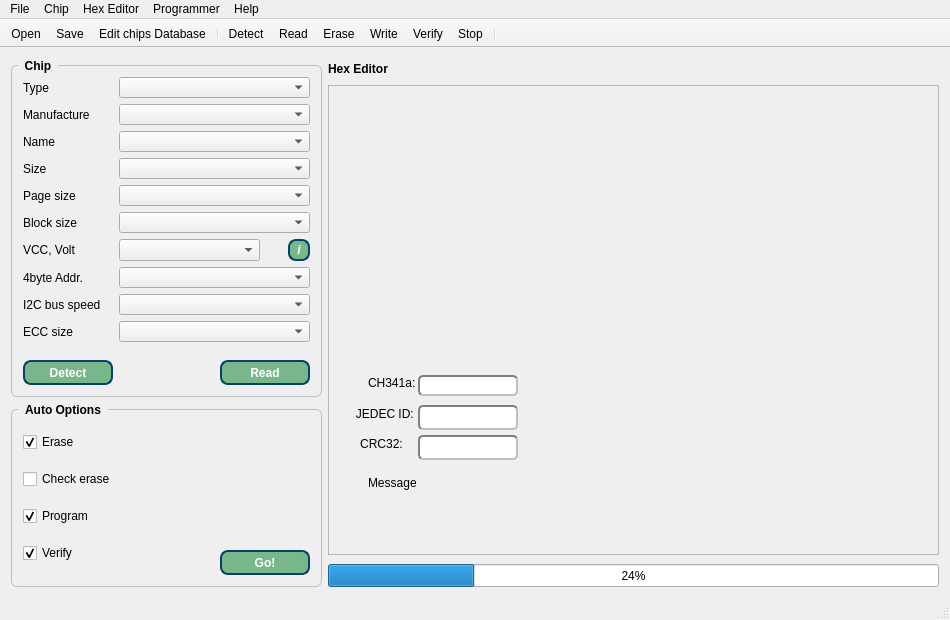
<?xml version="1.0" encoding="UTF-8"?>
<ui version="4.0">
 <class>MainWindow</class>
 <widget class="QMainWindow" name="MainWindow">
  <property name="geometry">
   <rect>
    <x>0</x>
    <y>0</y>
    <width>950</width>
    <height>620</height>
   </rect>
  </property>
  <property name="sizePolicy">
   <sizepolicy hsizetype="Fixed" vsizetype="Fixed">
    <horstretch>0</horstretch>
    <verstretch>0</verstretch>
   </sizepolicy>
  </property>
  <property name="minimumSize">
   <size>
    <width>900</width>
    <height>0</height>
   </size>
  </property>
  <property name="font">
   <font/>
  </property>
  <property name="windowTitle">
   <string>IMSProg - I2C/MicroWire/SPI CH341a Programmer</string>
  </property>
  <property name="windowIcon">
   <iconset resource="recource.qrc">
    <normaloff>:/res/img/write64.png</normaloff>:/res/img/write64.png</iconset>
  </property>
  <property name="styleSheet">
   <string notr="true"/>
  </property>
  <widget class="QWidget" name="centralWidget">
   <property name="sizePolicy">
    <sizepolicy hsizetype="Expanding" vsizetype="Expanding">
     <horstretch>0</horstretch>
     <verstretch>0</verstretch>
    </sizepolicy>
   </property>
   <layout class="QHBoxLayout" name="horizontalLayout_3">
    <item>
     <layout class="QVBoxLayout" name="verticalLayout_5">
      <item>
       <widget class="QGroupBox" name="groupBox">
        <property name="minimumSize">
         <size>
          <width>221</width>
          <height>91</height>
         </size>
        </property>
        <property name="maximumSize">
         <size>
          <width>400</width>
          <height>16777215</height>
         </size>
        </property>
        <property name="styleSheet">
         <string notr="true">QGroupBox {
    font: bold;
    border: 1px solid silver;
    border-radius: 6px;
    margin-top: 6px;
}

QGroupBox::title {
    subcontrol-origin: margin;
    left: 7px;
    padding: 0px 5px 0px 5px;
}</string>
        </property>
        <property name="title">
         <string>Chip</string>
        </property>
        <layout class="QFormLayout" name="formLayout">
         <item row="0" column="0">
          <widget class="QLabel" name="label">
           <property name="text">
            <string>Type</string>
           </property>
          </widget>
         </item>
         <item row="0" column="1">
          <widget class="QComboBox" name="comboBox_type">
           <property name="minimumSize">
            <size>
             <width>111</width>
             <height>21</height>
            </size>
           </property>
           <property name="maximumSize">
            <size>
             <width>250</width>
             <height>21</height>
            </size>
           </property>
           <property name="baseSize">
            <size>
             <width>150</width>
             <height>0</height>
            </size>
           </property>
           <property name="font">
            <font>
             <weight>75</weight>
             <bold>true</bold>
            </font>
           </property>
           <property name="styleSheet">
            <string notr="true"/>
           </property>
           <property name="sizeAdjustPolicy">
            <enum>QComboBox::AdjustToMinimumContentsLengthWithIcon</enum>
           </property>
           <property name="minimumContentsLength">
            <number>22</number>
           </property>
          </widget>
         </item>
         <item row="1" column="0">
          <widget class="QLabel" name="label_2">
           <property name="text">
            <string>Manufacture</string>
           </property>
          </widget>
         </item>
         <item row="1" column="1">
          <widget class="QComboBox" name="comboBox_man">
           <property name="minimumSize">
            <size>
             <width>111</width>
             <height>21</height>
            </size>
           </property>
           <property name="maximumSize">
            <size>
             <width>250</width>
             <height>21</height>
            </size>
           </property>
           <property name="baseSize">
            <size>
             <width>150</width>
             <height>0</height>
            </size>
           </property>
           <property name="font">
            <font>
             <weight>75</weight>
             <bold>true</bold>
            </font>
           </property>
           <property name="styleSheet">
            <string notr="true"/>
           </property>
           <property name="sizeAdjustPolicy">
            <enum>QComboBox::AdjustToMinimumContentsLengthWithIcon</enum>
           </property>
           <property name="minimumContentsLength">
            <number>22</number>
           </property>
          </widget>
         </item>
         <item row="2" column="0">
          <widget class="QLabel" name="label_3">
           <property name="text">
            <string>Name</string>
           </property>
          </widget>
         </item>
         <item row="2" column="1">
          <widget class="QComboBox" name="comboBox_name">
           <property name="minimumSize">
            <size>
             <width>111</width>
             <height>21</height>
            </size>
           </property>
           <property name="maximumSize">
            <size>
             <width>250</width>
             <height>21</height>
            </size>
           </property>
           <property name="font">
            <font>
             <weight>75</weight>
             <bold>true</bold>
            </font>
           </property>
           <property name="styleSheet">
            <string notr="true"/>
           </property>
           <property name="sizeAdjustPolicy">
            <enum>QComboBox::AdjustToMinimumContentsLengthWithIcon</enum>
           </property>
           <property name="minimumContentsLength">
            <number>22</number>
           </property>
          </widget>
         </item>
         <item row="3" column="0">
          <widget class="QLabel" name="label_4">
           <property name="text">
            <string>Size</string>
           </property>
          </widget>
         </item>
         <item row="3" column="1">
          <widget class="QComboBox" name="comboBox_size">
           <property name="minimumSize">
            <size>
             <width>111</width>
             <height>21</height>
            </size>
           </property>
           <property name="maximumSize">
            <size>
             <width>250</width>
             <height>21</height>
            </size>
           </property>
           <property name="font">
            <font>
             <weight>75</weight>
             <bold>true</bold>
            </font>
           </property>
           <property name="styleSheet">
            <string notr="true"/>
           </property>
           <property name="sizeAdjustPolicy">
            <enum>QComboBox::AdjustToMinimumContentsLengthWithIcon</enum>
           </property>
           <property name="minimumContentsLength">
            <number>22</number>
           </property>
          </widget>
         </item>
         <item row="4" column="0">
          <widget class="QLabel" name="label_5">
           <property name="text">
            <string>Page size</string>
           </property>
          </widget>
         </item>
         <item row="4" column="1">
          <widget class="QComboBox" name="comboBox_page">
           <property name="minimumSize">
            <size>
             <width>111</width>
             <height>21</height>
            </size>
           </property>
           <property name="maximumSize">
            <size>
             <width>250</width>
             <height>21</height>
            </size>
           </property>
           <property name="font">
            <font>
             <weight>75</weight>
             <bold>true</bold>
            </font>
           </property>
           <property name="styleSheet">
            <string notr="true"/>
           </property>
           <property name="sizeAdjustPolicy">
            <enum>QComboBox::AdjustToMinimumContentsLengthWithIcon</enum>
           </property>
           <property name="minimumContentsLength">
            <number>22</number>
           </property>
          </widget>
         </item>
         <item row="5" column="0">
          <widget class="QLabel" name="label_9">
           <property name="text">
            <string>Block size</string>
           </property>
          </widget>
         </item>
         <item row="5" column="1">
          <widget class="QComboBox" name="comboBox_block">
           <property name="minimumSize">
            <size>
             <width>111</width>
             <height>21</height>
            </size>
           </property>
           <property name="maximumSize">
            <size>
             <width>250</width>
             <height>21</height>
            </size>
           </property>
           <property name="font">
            <font>
             <weight>75</weight>
             <bold>true</bold>
            </font>
           </property>
           <property name="styleSheet">
            <string notr="true"/>
           </property>
           <property name="sizeAdjustPolicy">
            <enum>QComboBox::AdjustToMinimumContentsLengthWithIcon</enum>
           </property>
           <property name="minimumContentsLength">
            <number>22</number>
           </property>
          </widget>
         </item>
         <item row="6" column="0">
          <widget class="QLabel" name="label_6">
           <property name="text">
            <string>VCC, Volt</string>
           </property>
          </widget>
         </item>
         <item row="6" column="1">
          <layout class="QHBoxLayout" name="horizontalLayout_6">
           <property name="spacing">
            <number>28</number>
           </property>
           <property name="sizeConstraint">
            <enum>QLayout::SetDefaultConstraint</enum>
           </property>
           <property name="leftMargin">
            <number>0</number>
           </property>
           <property name="rightMargin">
            <number>0</number>
           </property>
           <property name="bottomMargin">
            <number>0</number>
           </property>
           <item>
            <widget class="QComboBox" name="comboBox_vcc">
             <property name="minimumSize">
              <size>
               <width>95</width>
               <height>22</height>
              </size>
             </property>
             <property name="maximumSize">
              <size>
               <width>185</width>
               <height>22</height>
              </size>
             </property>
             <property name="font">
              <font>
               <weight>75</weight>
               <italic>false</italic>
               <bold>true</bold>
               <stylestrategy>PreferDefault</stylestrategy>
              </font>
             </property>
             <property name="layoutDirection">
              <enum>Qt::LeftToRight</enum>
             </property>
             <property name="styleSheet">
              <string notr="true"/>
             </property>
             <property name="sizeAdjustPolicy">
              <enum>QComboBox::AdjustToMinimumContentsLengthWithIcon</enum>
             </property>
             <property name="minimumContentsLength">
              <number>18</number>
             </property>
            </widget>
           </item>
           <item>
            <widget class="QPushButton" name="pushButton_4">
             <property name="minimumSize">
              <size>
               <width>22</width>
               <height>22</height>
              </size>
             </property>
             <property name="maximumSize">
              <size>
               <width>22</width>
               <height>22</height>
              </size>
             </property>
             <property name="font">
              <font>
               <weight>75</weight>
               <italic>true</italic>
               <bold>true</bold>
              </font>
             </property>
             <property name="styleSheet">
              <string notr="true">QPushButton{
color: rgb(255, 255, 255);
background-color: rgb(120, 183, 140);
border-radius: 20px;
border: 2px solid #094065;border-radius:8px;font-weight:600;
}
QPushButton::pressed{background-color: rgb(115, 210, 22);}</string>
             </property>
             <property name="text">
              <string>i</string>
             </property>
            </widget>
           </item>
          </layout>
         </item>
         <item row="7" column="0">
          <widget class="QLabel" name="label_8">
           <property name="styleSheet">
            <string notr="true"/>
           </property>
           <property name="text">
            <string>4byte Addr.</string>
           </property>
          </widget>
         </item>
         <item row="7" column="1">
          <widget class="QComboBox" name="comboBox_addr4bit">
           <property name="minimumSize">
            <size>
             <width>111</width>
             <height>21</height>
            </size>
           </property>
           <property name="maximumSize">
            <size>
             <width>250</width>
             <height>21</height>
            </size>
           </property>
           <property name="font">
            <font>
             <weight>75</weight>
             <bold>true</bold>
            </font>
           </property>
           <property name="styleSheet">
            <string notr="true"/>
           </property>
           <property name="sizeAdjustPolicy">
            <enum>QComboBox::AdjustToMinimumContentsLengthWithIcon</enum>
           </property>
           <property name="minimumContentsLength">
            <number>22</number>
           </property>
          </widget>
         </item>
         <item row="8" column="0">
          <widget class="QLabel" name="label_10">
           <property name="text">
            <string>I2C bus speed</string>
           </property>
          </widget>
         </item>
         <item row="8" column="1">
          <widget class="QComboBox" name="comboBox_i2cSpeed">
           <property name="minimumSize">
            <size>
             <width>111</width>
             <height>21</height>
            </size>
           </property>
           <property name="maximumSize">
            <size>
             <width>250</width>
             <height>21</height>
            </size>
           </property>
           <property name="font">
            <font>
             <weight>75</weight>
             <bold>true</bold>
            </font>
           </property>
           <property name="sizeAdjustPolicy">
            <enum>QComboBox::AdjustToMinimumContentsLengthWithIcon</enum>
           </property>
           <property name="minimumContentsLength">
            <number>22</number>
           </property>
          </widget>
         </item>
         <item row="9" column="0">
          <widget class="QLabel" name="label_11">
           <property name="text">
            <string>ECC size</string>
           </property>
          </widget>
         </item>
         <item row="9" column="1">
          <widget class="QComboBox" name="comboBox_ECC">
           <property name="minimumSize">
            <size>
             <width>111</width>
             <height>21</height>
            </size>
           </property>
           <property name="maximumSize">
            <size>
             <width>250</width>
             <height>21</height>
            </size>
           </property>
           <property name="font">
            <font>
             <weight>75</weight>
             <bold>true</bold>
            </font>
           </property>
           <property name="sizeAdjustPolicy">
            <enum>QComboBox::AdjustToMinimumContentsLengthWithIcon</enum>
           </property>
           <property name="minimumContentsLength">
            <number>22</number>
           </property>
          </widget>
         </item>
         <item row="10" column="0">
          <spacer name="verticalSpacer_2">
           <property name="orientation">
            <enum>Qt::Vertical</enum>
           </property>
           <property name="sizeHint" stdset="0">
            <size>
             <width>20</width>
             <height>6</height>
            </size>
           </property>
          </spacer>
         </item>
         <item row="10" column="1">
          <spacer name="verticalSpacer_3">
           <property name="orientation">
            <enum>Qt::Vertical</enum>
           </property>
           <property name="sizeHint" stdset="0">
            <size>
             <width>127</width>
             <height>6</height>
            </size>
           </property>
          </spacer>
         </item>
         <item row="11" column="0">
          <widget class="QPushButton" name="pushButton_2">
           <property name="minimumSize">
            <size>
             <width>90</width>
             <height>25</height>
            </size>
           </property>
           <property name="styleSheet">
            <string notr="true">QPushButton{
color: rgb(255, 255, 255);
background-color: rgb(120, 183, 140);
border-radius: 20px;
border: 2px solid #094065;border-radius:8px;font-weight:600;
}
QPushButton::pressed{background-color: rgb(115, 210, 22);}</string>
           </property>
           <property name="text">
            <string>Detect</string>
           </property>
          </widget>
         </item>
         <item row="11" column="1">
          <layout class="QHBoxLayout" name="horizontalLayout">
           <item>
            <spacer name="horizontalSpacer">
             <property name="orientation">
              <enum>Qt::Horizontal</enum>
             </property>
             <property name="sizeHint" stdset="0">
              <size>
               <width>28</width>
               <height>20</height>
              </size>
             </property>
            </spacer>
           </item>
           <item>
            <widget class="QPushButton" name="pushButton">
             <property name="minimumSize">
              <size>
               <width>90</width>
               <height>25</height>
              </size>
             </property>
             <property name="styleSheet">
              <string notr="true">QPushButton{
color: rgb(255, 255, 255);
background-color: rgb(120, 183, 140);
border-radius: 20px;
border: 2px solid #094065;border-radius:8px;font-weight:600;
}
QPushButton::pressed{background-color: rgb(115, 210, 22);}</string>
             </property>
             <property name="text">
              <string>Read</string>
             </property>
            </widget>
           </item>
          </layout>
         </item>
        </layout>
       </widget>
      </item>
      <item>
       <widget class="QGroupBox" name="groupBox_2">
        <property name="minimumSize">
         <size>
          <width>221</width>
          <height>41</height>
         </size>
        </property>
        <property name="maximumSize">
         <size>
          <width>400</width>
          <height>16777215</height>
         </size>
        </property>
        <property name="styleSheet">
         <string notr="true">QGroupBox {
    font: bold;
    border: 1px solid silver;
    border-radius: 6px;
    margin-top: 6px;
}

QGroupBox::title {
    subcontrol-origin: margin;
    left: 7px;
    padding: 0px 5px 0px 5px;
}</string>
        </property>
        <property name="title">
         <string>Auto Options</string>
        </property>
        <property name="flat">
         <bool>false</bool>
        </property>
        <property name="checkable">
         <bool>false</bool>
        </property>
        <layout class="QHBoxLayout" name="horizontalLayout_2">
         <item>
          <layout class="QVBoxLayout" name="verticalLayout">
           <item>
            <widget class="QCheckBox" name="checkBox">
             <property name="styleSheet">
              <string notr="true"/>
             </property>
             <property name="text">
              <string>Erase</string>
             </property>
             <property name="checked">
              <bool>true</bool>
             </property>
            </widget>
           </item>
           <item>
            <widget class="QCheckBox" name="checkBox_1">
             <property name="text">
              <string>Check erase</string>
             </property>
            </widget>
           </item>
           <item>
            <widget class="QCheckBox" name="checkBox_2">
             <property name="text">
              <string>Program</string>
             </property>
             <property name="checked">
              <bool>true</bool>
             </property>
            </widget>
           </item>
           <item>
            <widget class="QCheckBox" name="checkBox_3">
             <property name="text">
              <string>Verify</string>
             </property>
             <property name="checked">
              <bool>true</bool>
             </property>
            </widget>
           </item>
          </layout>
         </item>
         <item>
          <spacer name="horizontalSpacer_2">
           <property name="orientation">
            <enum>Qt::Horizontal</enum>
           </property>
           <property name="sizeHint" stdset="0">
            <size>
             <width>40</width>
             <height>20</height>
            </size>
           </property>
          </spacer>
         </item>
         <item>
          <layout class="QVBoxLayout" name="verticalLayout_2">
           <item>
            <spacer name="verticalSpacer">
             <property name="orientation">
              <enum>Qt::Vertical</enum>
             </property>
             <property name="sizeHint" stdset="0">
              <size>
               <width>20</width>
               <height>40</height>
              </size>
             </property>
            </spacer>
           </item>
           <item>
            <widget class="QPushButton" name="pushButton_3">
             <property name="minimumSize">
              <size>
               <width>90</width>
               <height>25</height>
              </size>
             </property>
             <property name="styleSheet">
              <string notr="true">QPushButton{
color: rgb(255, 255, 255);
background-color: rgb(120, 183, 140);
border-radius: 20px;
border: 2px solid #094065;border-radius:8px;font-weight:600;
}
QPushButton::pressed{background-color: rgb(115, 210, 22);}</string>
             </property>
             <property name="text">
              <string>Go!</string>
             </property>
            </widget>
           </item>
          </layout>
         </item>
        </layout>
       </widget>
      </item>
     </layout>
    </item>
    <item>
     <layout class="QVBoxLayout" name="verticalLayout_4">
      <property name="spacing">
       <number>9</number>
      </property>
      <item>
       <layout class="QVBoxLayout" name="verticalLayout_3">
        <item>
         <widget class="QLabel" name="label_7">
          <property name="minimumSize">
           <size>
            <width>0</width>
            <height>11</height>
           </size>
          </property>
          <property name="maximumSize">
           <size>
            <width>16777215</width>
            <height>20</height>
           </size>
          </property>
          <property name="font">
           <font>
            <weight>75</weight>
            <bold>true</bold>
           </font>
          </property>
          <property name="text">
           <string>Hex Editor</string>
          </property>
         </widget>
        </item>
        <item>
         <widget class="QFrame" name="frame">
          <property name="minimumSize">
           <size>
            <width>611</width>
            <height>401</height>
           </size>
          </property>
          <property name="maximumSize">
           <size>
            <width>16777215</width>
            <height>16777215</height>
           </size>
          </property>
          <property name="frameShape">
           <enum>QFrame::StyledPanel</enum>
          </property>
          <property name="frameShadow">
           <enum>QFrame::Raised</enum>
          </property>
          <widget class="QLineEdit" name="jedecEdit">
           <property name="geometry">
            <rect>
             <x>90</x>
             <y>320</y>
             <width>100</width>
             <height>25</height>
            </rect>
           </property>
           <property name="minimumSize">
            <size>
             <width>100</width>
             <height>0</height>
            </size>
           </property>
           <property name="maximumSize">
            <size>
             <width>120</width>
             <height>25</height>
            </size>
           </property>
           <property name="font">
            <font>
             <weight>75</weight>
             <bold>true</bold>
            </font>
           </property>
           <property name="styleSheet">
            <string notr="true">border: 2px solid gray;border-radius: 5px;font-weight:600;border-style:inset;</string>
           </property>
          </widget>
          <widget class="QLabel" name="jLabel">
           <property name="geometry">
            <rect>
             <x>20</x>
             <y>320</y>
             <width>67</width>
             <height>17</height>
            </rect>
           </property>
           <property name="styleSheet">
            <string/>
           </property>
           <property name="text">
            <string>  JEDEC ID:</string>
           </property>
           <property name="alignment">
            <set>Qt::AlignCenter</set>
           </property>
          </widget>
          <widget class="QLabel" name="lStatus">
           <property name="geometry">
            <rect>
             <x>40</x>
             <y>290</y>
             <width>61</width>
             <height>16</height>
            </rect>
           </property>
           <property name="text">
            <string>CH341a:</string>
           </property>
          </widget>
          <widget class="QLineEdit" name="eStatus">
           <property name="geometry">
            <rect>
             <x>90</x>
             <y>290</y>
             <width>100</width>
             <height>21</height>
            </rect>
           </property>
           <property name="minimumSize">
            <size>
             <width>100</width>
             <height>0</height>
            </size>
           </property>
           <property name="maximumSize">
            <size>
             <width>120</width>
             <height>25</height>
            </size>
           </property>
           <property name="font">
            <font>
             <weight>75</weight>
             <bold>true</bold>
            </font>
           </property>
           <property name="styleSheet">
            <string>border: 2px solid gray;border-radius: 5px;font-weight:600;border-style:inset;</string>
           </property>
          </widget>
          <widget class="QLabel" name="cLabel">
           <property name="geometry">
            <rect>
             <x>20</x>
             <y>350</y>
             <width>67</width>
             <height>17</height>
            </rect>
           </property>
           <property name="text">
            <string>CRC32:</string>
           </property>
           <property name="alignment">
            <set>Qt::AlignCenter</set>
           </property>
          </widget>
          <widget class="QLineEdit" name="crcEdit">
           <property name="geometry">
            <rect>
             <x>90</x>
             <y>350</y>
             <width>100</width>
             <height>25</height>
            </rect>
           </property>
           <property name="minimumSize">
            <size>
             <width>100</width>
             <height>0</height>
            </size>
           </property>
           <property name="maximumSize">
            <size>
             <width>120</width>
             <height>25</height>
            </size>
           </property>
           <property name="font">
            <font>
             <weight>75</weight>
             <bold>true</bold>
            </font>
           </property>
           <property name="styleSheet">
            <string notr="true">border: 2px solid gray;border-radius: 5px;font-weight:600;border-style:inset;</string>
           </property>
          </widget>
          <widget class="QLabel" name="statusMessage">
           <property name="geometry">
            <rect>
             <x>40</x>
             <y>390</y>
             <width>315</width>
             <height>16</height>
            </rect>
           </property>
           <property name="minimumSize">
            <size>
             <width>315</width>
             <height>0</height>
            </size>
           </property>
           <property name="maximumSize">
            <size>
             <width>16777215</width>
             <height>16777215</height>
            </size>
           </property>
           <property name="text">
            <string>Message</string>
           </property>
          </widget>
         </widget>
        </item>
       </layout>
      </item>
      <item>
       <widget class="QProgressBar" name="progressBar">
        <property name="sizePolicy">
         <sizepolicy hsizetype="Expanding" vsizetype="Fixed">
          <horstretch>0</horstretch>
          <verstretch>0</verstretch>
         </sizepolicy>
        </property>
        <property name="minimumSize">
         <size>
          <width>611</width>
          <height>23</height>
         </size>
        </property>
        <property name="value">
         <number>24</number>
        </property>
       </widget>
      </item>
     </layout>
    </item>
   </layout>
  </widget>
  <widget class="QMenuBar" name="menuBar">
   <property name="geometry">
    <rect>
     <x>0</x>
     <y>0</y>
     <width>950</width>
     <height>21</height>
    </rect>
   </property>
   <widget class="QMenu" name="menuFile">
    <property name="title">
     <string>File</string>
    </property>
    <addaction name="actionOpen"/>
    <addaction name="actionSave"/>
    <addaction name="actionEdit_chips_Database"/>
    <addaction name="separator"/>
    <addaction name="actionDetect"/>
    <addaction name="actionChip_info"/>
    <addaction name="actionSecurity_registers"/>
    <addaction name="actionBad_block_management"/>
   </widget>
   <widget class="QMenu" name="menuProgrammer">
    <property name="title">
     <string>Chip</string>
    </property>
    <addaction name="actionRead"/>
    <addaction name="actionErase"/>
    <addaction name="actionCheck_erase"/>
    <addaction name="actionWrite"/>
    <addaction name="actionVerify"/>
    <addaction name="actionDetect"/>
    <addaction name="actionStop"/>
    <addaction name="actionChip_info"/>
    <addaction name="actionSecurity_registers"/>
    <addaction name="actionBad_block_management"/>
   </widget>
   <widget class="QMenu" name="menuHex_Editor">
    <property name="title">
     <string>Hex Editor</string>
    </property>
    <addaction name="actionChecksum_calculate"/>
   </widget>
   <widget class="QMenu" name="menuHelp">
    <property name="title">
     <string>Help</string>
    </property>
    <addaction name="actionAbout"/>
   </widget>
   <widget class="QMenu" name="menuProgrammer_2">
    <property name="title">
     <string>Programmer</string>
    </property>
    <addaction name="actionCH341A_B_v1_2"/>
    <addaction name="actionCH341A_v1_7"/>
    <addaction name="actionCH347T"/>
    <addaction name="actionCH347T_v1_1"/>
    <addaction name="separator"/>
    <addaction name="actionShow_programmer_version"/>
   </widget>
   <addaction name="menuFile"/>
   <addaction name="menuProgrammer"/>
   <addaction name="menuHex_Editor"/>
   <addaction name="menuProgrammer_2"/>
   <addaction name="menuHelp"/>
  </widget>
  <widget class="QToolBar" name="mainToolBar">
   <property name="movable">
    <bool>false</bool>
   </property>
   <property name="iconSize">
    <size>
     <width>48</width>
     <height>48</height>
    </size>
   </property>
   <property name="floatable">
    <bool>false</bool>
   </property>
   <attribute name="toolBarArea">
    <enum>TopToolBarArea</enum>
   </attribute>
   <attribute name="toolBarBreak">
    <bool>false</bool>
   </attribute>
   <addaction name="actionOpen"/>
   <addaction name="actionSave"/>
   <addaction name="actionEdit_chips_Database"/>
   <addaction name="separator"/>
   <addaction name="actionDetect"/>
   <addaction name="actionRead"/>
   <addaction name="actionErase"/>
   <addaction name="actionWrite"/>
   <addaction name="actionVerify"/>
   <addaction name="actionStop"/>
   <addaction name="separator"/>
  </widget>
  <widget class="QStatusBar" name="statusBar"/>
  <action name="actionOpen">
   <property name="icon">
    <iconset resource="recource.qrc">
     <normaloff>:/res/img/open64.png</normaloff>:/res/img/open64.png</iconset>
   </property>
   <property name="text">
    <string>Open</string>
   </property>
   <property name="shortcut">
    <string>Ctrl+O</string>
   </property>
  </action>
  <action name="actionSave">
   <property name="icon">
    <iconset resource="recource.qrc">
     <normaloff>:/res/img/save64.png</normaloff>:/res/img/save64.png</iconset>
   </property>
   <property name="text">
    <string>Save</string>
   </property>
   <property name="shortcut">
    <string>Ctrl+S</string>
   </property>
  </action>
  <action name="actionExit">
   <property name="icon">
    <iconset resource="recource.qrc">
     <normaloff>:/res/img/exit64.png</normaloff>:/res/img/exit64.png</iconset>
   </property>
   <property name="text">
    <string>Exit</string>
   </property>
   <property name="shortcut">
    <string>Ctrl+Q</string>
   </property>
  </action>
  <action name="actionDetect">
   <property name="icon">
    <iconset resource="recource.qrc">
     <normaloff>:/res/img/test64.png</normaloff>:/res/img/test64.png</iconset>
   </property>
   <property name="text">
    <string>Detect</string>
   </property>
   <property name="shortcut">
    <string>Ctrl+D</string>
   </property>
  </action>
  <action name="actionRead">
   <property name="icon">
    <iconset resource="recource.qrc">
     <normaloff>:/res/img/read64.png</normaloff>:/res/img/read64.png</iconset>
   </property>
   <property name="text">
    <string>Read</string>
   </property>
   <property name="shortcut">
    <string>Ctrl+R</string>
   </property>
  </action>
  <action name="actionErase">
   <property name="icon">
    <iconset resource="recource.qrc">
     <normaloff>:/res/img/erase64.png</normaloff>:/res/img/erase64.png</iconset>
   </property>
   <property name="text">
    <string>Erase</string>
   </property>
   <property name="shortcut">
    <string>Ctrl+E</string>
   </property>
  </action>
  <action name="actionWrite">
   <property name="icon">
    <iconset resource="recource.qrc">
     <normaloff>:/res/img/write64.png</normaloff>:/res/img/write64.png</iconset>
   </property>
   <property name="text">
    <string>Write</string>
   </property>
   <property name="shortcut">
    <string>Ctrl+W</string>
   </property>
  </action>
  <action name="actionVerify">
   <property name="icon">
    <iconset resource="recource.qrc">
     <normaloff>:/res/img/verify64.png</normaloff>:/res/img/verify64.png</iconset>
   </property>
   <property name="text">
    <string>Verify</string>
   </property>
   <property name="shortcut">
    <string>Ctrl+T</string>
   </property>
  </action>
  <action name="actionAbout">
   <property name="text">
    <string>About</string>
   </property>
   <property name="toolTip">
    <string>About IMSProgrammer</string>
   </property>
   <property name="shortcut">
    <string>Ctrl+H</string>
   </property>
  </action>
  <action name="actionChecksum_calculate">
   <property name="icon">
    <iconset resource="recource.qrc">
     <normaloff>:/res/img/checkSum64.png</normaloff>:/res/img/checkSum64.png</iconset>
   </property>
   <property name="text">
    <string>Checksum calculate</string>
   </property>
   <property name="shortcut">
    <string>Ctrl+A</string>
   </property>
  </action>
  <action name="actionEdit_chips_Database">
   <property name="icon">
    <iconset resource="recource.qrc">
     <normaloff>:/res/img/chipEdit64.png</normaloff>:/res/img/chipEdit64.png</iconset>
   </property>
   <property name="text">
    <string>Edit chips Database</string>
   </property>
   <property name="shortcut">
    <string>Ctrl+N</string>
   </property>
  </action>
  <action name="actionStop">
   <property name="icon">
    <iconset resource="recource.qrc">
     <normaloff>:/res/img/stop64.png</normaloff>:/res/img/stop64.png</iconset>
   </property>
   <property name="text">
    <string>Stop</string>
   </property>
   <property name="toolTip">
    <string>Forced stop of read, write, erase and verification operations</string>
   </property>
   <property name="shortcut">
    <string>Ctrl+I</string>
   </property>
  </action>
  <action name="actionChip_info">
   <property name="icon">
    <iconset resource="recource.qrc">
     <normaloff>:/res/img/info64.png</normaloff>:/res/img/info64.png</iconset>
   </property>
   <property name="text">
    <string>Chip info</string>
   </property>
   <property name="toolTip">
    <string>Information about SFDP and status registers</string>
   </property>
   <property name="shortcut">
    <string>Ctrl+P</string>
   </property>
  </action>
  <action name="actionImport_from_Intel_HEX">
   <property name="icon">
    <iconset resource="recource.qrc">
     <normaloff>:/res/img/open64.png</normaloff>:/res/img/open64.png</iconset>
   </property>
   <property name="text">
    <string>Import from Intel HEX</string>
   </property>
  </action>
  <action name="actionExport_to_Intel_HEX">
   <property name="icon">
    <iconset resource="recource.qrc">
     <normaloff>:/res/img/save64.png</normaloff>:/res/img/save64.png</iconset>
   </property>
   <property name="text">
    <string>Export to Intel HEX</string>
   </property>
  </action>
  <action name="actionExtract_from_ASUS_CAP">
   <property name="icon">
    <iconset resource="recource.qrc">
     <normaloff>:/res/img/open64.png</normaloff>:/res/img/open64.png</iconset>
   </property>
   <property name="text">
    <string>Extract from ASUS CAP</string>
   </property>
  </action>
  <action name="actionSecurity_registers">
   <property name="icon">
    <iconset resource="recource.qrc">
     <normaloff>:/res/img/unprotect64.png</normaloff>:/res/img/unprotect64.png</iconset>
   </property>
   <property name="text">
    <string>Security registers</string>
   </property>
   <property name="shortcut">
    <string>Ctrl+U</string>
   </property>
  </action>
  <action name="actionBad_block_management">
   <property name="icon">
    <iconset resource="recource.qrc">
     <normaloff>:/res/img/info64.png</normaloff>:/res/img/info64.png</iconset>
   </property>
   <property name="text">
    <string>Bad block management</string>
   </property>
   <property name="shortcut">
    <string>Ctrl+B</string>
   </property>
  </action>
  <action name="actionShow_programmer_version">
   <property name="text">
    <string>Show programmer version</string>
   </property>
  </action>
  <action name="actionCheck_erase">
   <property name="icon">
    <iconset resource="recource.qrc">
     <normaloff>:/res/img/checkErase64.png</normaloff>:/res/img/checkErase64.png</iconset>
   </property>
   <property name="text">
    <string>Check erase</string>
   </property>
   <property name="toolTip">
    <string>Check erase chip</string>
   </property>
   <property name="shortcut">
    <string>Ctrl+J</string>
   </property>
  </action>
  <actiongroup name="actionSetProgrammerType">
   <action name="actionCH341A_B_v1_2">
    <property name="checkable">
     <bool>true</bool>
    </property>
    <property name="checked">
     <bool>true</bool>
    </property>
    <property name="text">
     <string>CH341A/B v1.2</string>
    </property>
   </action>
   <action name="actionCH341A_v1_7">
    <property name="checkable">
     <bool>true</bool>
    </property>
    <property name="text">
     <string>CH341A v1.7</string>
    </property>
   </action>
   <action name="actionCH347T">
    <property name="checkable">
     <bool>true</bool>
    </property>
    <property name="text">
     <string>CH347T v1.0</string>
    </property>
   </action>
   <action name="actionCH347T_v1_1">
    <property name="checkable">
     <bool>true</bool>
    </property>
    <property name="text">
     <string>CH347T v1.1</string>
    </property>
   </action>
  </actiongroup>
 </widget>
 <layoutdefault spacing="6" margin="11"/>
 <resources>
  <include location="recource.qrc"/>
 </resources>
 <connections/>
</ui>
